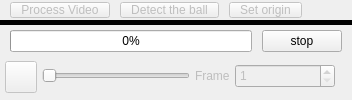
      <widget class="QWidget" name="frame_display_video">
       <property name="styleSheet">
        <string notr="true"/>
       </property>
       <layout class="QHBoxLayout" name="horizontalLayout_7">
        <property name="spacing">
         <number>0</number>
        </property>
        <property name="leftMargin">
         <number>0</number>
        </property>
        <property name="topMargin">
         <number>0</number>
        </property>
        <property name="rightMargin">
         <number>0</number>
        </property>
        <property name="bottomMargin">
         <number>0</number>
        </property>
        <item>
         <layout class="QVBoxLayout" name="verticalLayout_2">
          <item>
           <widget class="QWidget" name="widget" native="true">
            <property name="minimumSize">
             <size>
              <width>0</width>
              <height>0</height>
             </size>
            </property>
            <property name="maximumSize">
             <size>
              <width>16777215</width>
              <height>30</height>
             </size>
            </property>
            <layout class="QHBoxLayout" name="horizontalLayout_12">
             <property name="spacing">
              <number>10</number>
             </property>
             <property name="leftMargin">
              <number>10</number>
             </property>
             <property name="topMargin">
              <number>0</number>
             </property>
             <property name="rightMargin">
              <number>10</number>
             </property>
             <property name="bottomMargin">
              <number>0</number>
             </property>
             <item>
              <widget class="QPushButton" name="btn_process_video">
               <property name="enabled">
                <bool>false</bool>
               </property>
               <property name="styleSheet">
                <string notr="true">font: 12px &quot;Noto Sans&quot;;
padding-right: 10px;
padding-left: 10px;</string>
               </property>
               <property name="text">
                <string>Process Video</string>
               </property>
              </widget>
             </item>
             <item>
              <widget class="QPushButton" name="btn_detect_ball">
               <property name="enabled">
                <bool>false</bool>
               </property>
               <property name="styleSheet">
                <string notr="true">font: 12px &quot;Noto Sans&quot;;
padding-right: 10px;
padding-left: 10px;</string>
               </property>
               <property name="text">
                <string>Detect the ball</string>
               </property>
              </widget>
             </item>
             <item>
              <widget class="QPushButton" name="btn_apply_coords">
               <property name="enabled">
                <bool>false</bool>
               </property>
               <property name="styleSheet">
                <string notr="true">font: 12px &quot;Noto Sans&quot;;
padding-right: 10px;
padding-left: 10px;</string>
               </property>
               <property name="text">
                <string>Set origin</string>
               </property>
              </widget>
             </item>
             <item>
              <spacer name="horizontalSpacer_3">
               <property name="orientation">
                <enum>Qt::Horizontal</enum>
               </property>
               <property name="sizeHint" stdset="0">
                <size>
                 <width>40</width>
                 <height>20</height>
                </size>
               </property>
              </spacer>
             </item>
            </layout>
           </widget>
          </item>
          <item>
           <widget class="VideoWidget" name="display_video">
            <property name="sizePolicy">
             <sizepolicy hsizetype="Ignored" vsizetype="Ignored">
              <horstretch>0</horstretch>
              <verstretch>0</verstretch>
             </sizepolicy>
            </property>
            <property name="styleSheet">
             <string notr="true">background-color: rgb(0, 0, 0);</string>
            </property>
            <property name="text">
             <string/>
            </property>
            <property name="alignment">
             <set>Qt::AlignCenter</set>
            </property>
           </widget>
          </item>
          <item>
           <widget class="QWidget" name="widget_progress_video" native="true">
            <property name="minimumSize">
             <size>
              <width>0</width>
              <height>0</height>
             </size>
            </property>
            <property name="maximumSize">
             <size>
              <width>16777215</width>
              <height>30</height>
             </size>
            </property>
            <layout class="QHBoxLayout" name="horizontalLayout_10">
             <property name="spacing">
              <number>10</number>
             </property>
             <property name="leftMargin">
              <number>10</number>
             </property>
             <property name="topMargin">
              <number>5</number>
             </property>
             <property name="rightMargin">
              <number>10</number>
             </property>
             <property name="bottomMargin">
              <number>0</number>
             </property>
             <item>
              <widget class="QProgressBar" name="progress_bar_video">
               <property name="styleSheet">
                <string notr="true">padding: 0;</string>
               </property>
               <property name="value">
                <number>0</number>
               </property>
               <property name="alignment">
                <set>Qt::AlignCenter</set>
               </property>
               <property name="invertedAppearance">
                <bool>false</bool>
               </property>
              </widget>
             </item>
             <item>
              <widget class="QPushButton" name="btn_stop_processing">
               <property name="text">
                <string>stop</string>
               </property>
               <property name="flat">
                <bool>false</bool>
               </property>
              </widget>
             </item>
            </layout>
           </widget>
          </item>
          <item>
           <widget class="QWidget" name="widget_player_control" native="true">
            <property name="enabled">
             <bool>false</bool>
            </property>
            <property name="maximumSize">
             <size>
              <width>16777215</width>
              <height>48</height>
             </size>
            </property>
            <layout class="QHBoxLayout" name="_2">
             <property name="spacing">
              <number>5</number>
             </property>
             <property name="leftMargin">
              <number>5</number>
             </property>
             <property name="rightMargin">
              <number>5</number>
             </property>
             <item>
              <widget class="BtnPlayPause" name="btn_play_pause">
               <property name="sizePolicy">
                <sizepolicy hsizetype="Fixed" vsizetype="Fixed">
                 <horstretch>0</horstretch>
                 <verstretch>0</verstretch>
                </sizepolicy>
               </property>
               <property name="minimumSize">
                <size>
                 <width>32</width>
                 <height>32</height>
                </size>
               </property>
               <property name="maximumSize">
                <size>
                 <width>32</width>
                 <height>32</height>
                </size>
               </property>
               <property name="text">
                <string/>
               </property>
              </widget>
             </item>
             <item>
              <widget class="QSlider" name="slider_video">
               <property name="minimum">
                <number>1</number>
               </property>
               <property name="orientation">
                <enum>Qt::Horizontal</enum>
               </property>
               <property name="tickPosition">
                <enum>QSlider::NoTicks</enum>
               </property>
               <property name="tickInterval">
                <number>1</number>
               </property>
              </widget>
             </item>
             <item>
              <widget class="QLabel" name="label_3">
               <property name="styleSheet">
                <string notr="true">font: 14px &quot;Noto Sans&quot;;</string>
               </property>
               <property name="text">
                <string>Frame</string>
               </property>
              </widget>
             </item>
             <item>
              <widget class="InputNumber" name="input_frame_number">
               <property name="sizePolicy">
                <sizepolicy hsizetype="Fixed" vsizetype="Fixed">
                 <horstretch>0</horstretch>
                 <verstretch>0</verstretch>
                </sizepolicy>
               </property>
               <property name="minimumSize">
                <size>
                 <width>100</width>
                 <height>24</height>
                </size>
               </property>
               <property name="maximumSize">
                <size>
                 <width>100</width>
                 <height>24</height>
                </size>
               </property>
               <property name="minimum">
                <number>1</number>
               </property>
              </widget>
             </item>
             <item>
              <widget class="QLabel" name="label_frame_total">
               <property name="styleSheet">
                <string notr="true">font: 14px &quot;Noto Sans&quot;;</string>
               </property>
               <property name="text">
                <string/>
               </property>
              </widget>
             </item>
            </layout>
           </widget>
          </item>
         </layout>
        </item>
       </layout>
      </widget>
